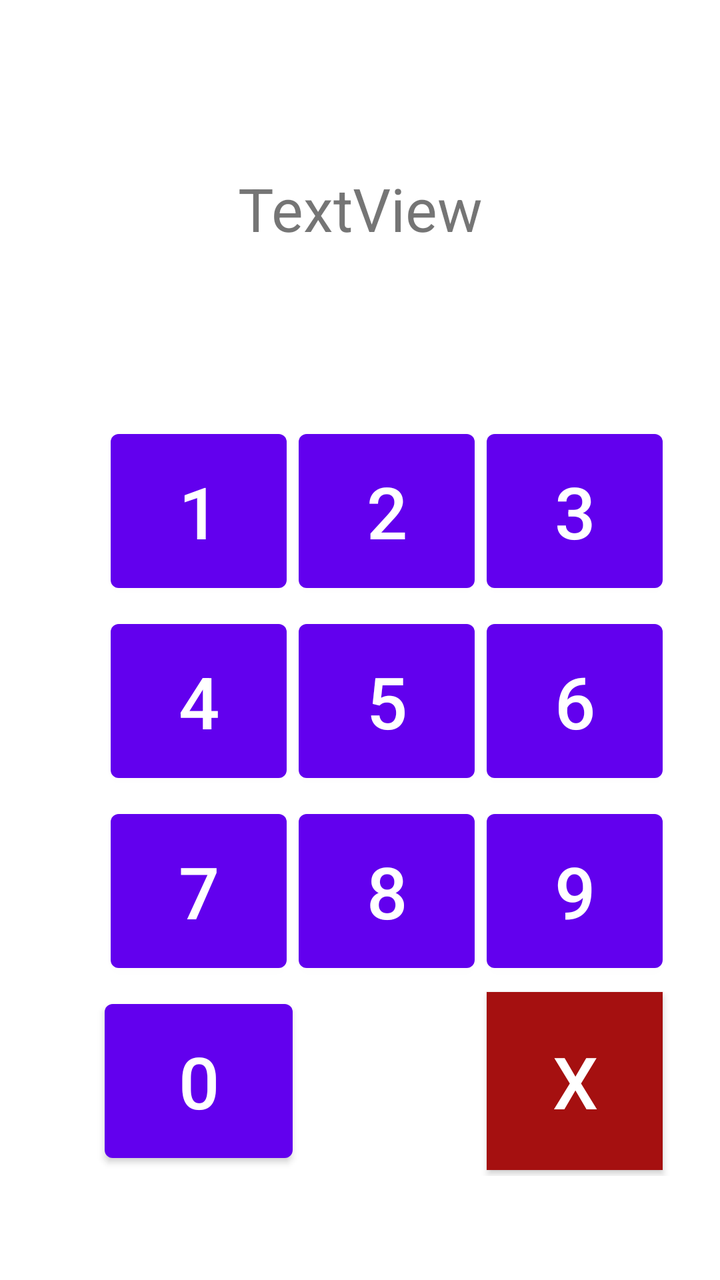
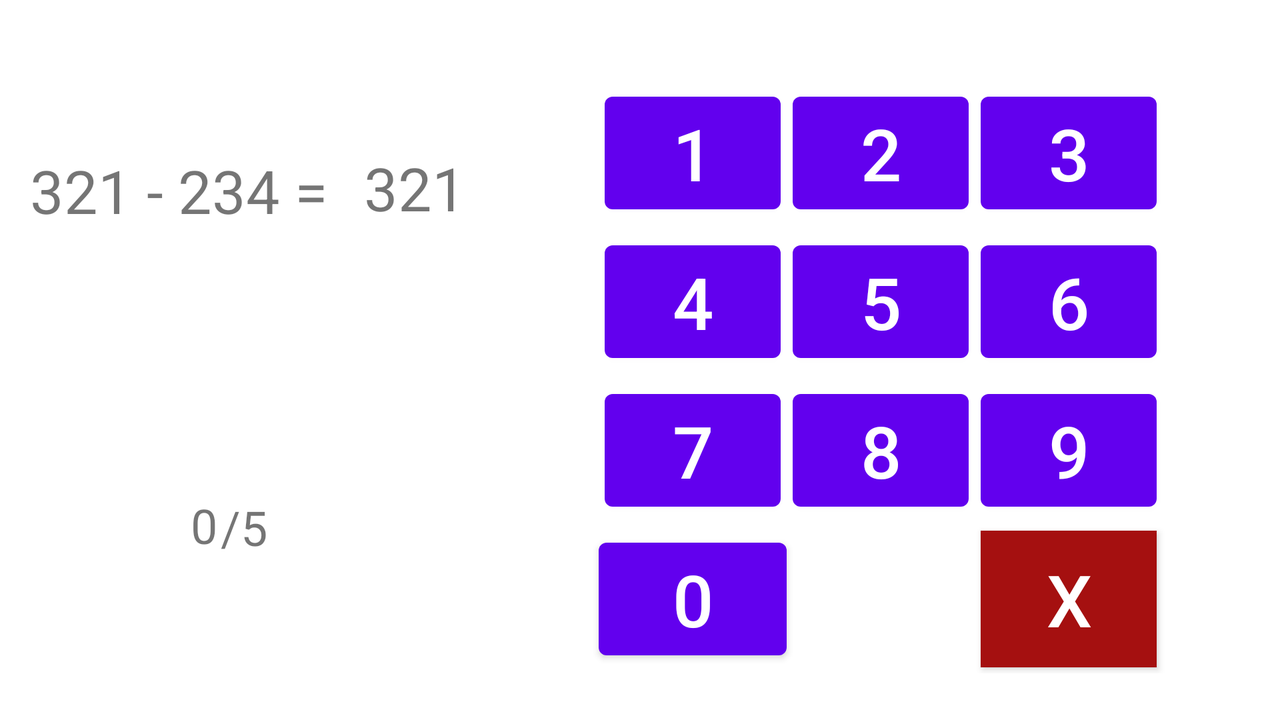

An Android layout and its configuration variant, each rendered on a device that would load it. The default file and the variant file are quoted in full after the pictures.
<!-- AndroidManifest.xml: application theme Theme.ArithmeticsDaily -->
<!-- res/layout/activity_exercise.xml -->
<?xml version="1.0" encoding="utf-8"?>
<androidx.constraintlayout.widget.ConstraintLayout xmlns:android="http://schemas.android.com/apk/res/android"
    xmlns:app="http://schemas.android.com/apk/res-auto"
    xmlns:tools="http://schemas.android.com/tools"
    android:layout_width="match_parent"
    android:layout_height="match_parent"
    tools:context=".ExerciseActivity">

    <TextView
        android:id="@+id/operationText"
        android:layout_width="match_parent"
        android:layout_height="wrap_content"
        android:layout_marginTop="84dp"
        android:gravity="center"
        android:text="TextView"
        android:textSize="30sp"
        app:layout_constraintTop_toTopOf="parent"
        tools:layout_editor_absoluteX="-25dp" />

    <TextView
        android:id="@+id/resultText"
        android:layout_width="match_parent"
        android:layout_height="wrap_content"
        android:gravity="center"
        android:textColor="#FFFFFF"
        android:textSize="30sp"
        app:layout_constraintBottom_toTopOf="@+id/tableLayout"
        app:layout_constraintTop_toBottomOf="@+id/operationText"
        tools:layout_editor_absoluteX="1dp" />

    <TableLayout
        android:id="@+id/tableLayout"
        android:layout_width="417dp"
        android:layout_height="484dp"
        android:gravity="center"
        app:layout_constraintBottom_toBottomOf="parent"
        app:layout_constraintEnd_toEndOf="parent"
        app:layout_constraintHorizontal_bias="0.272"
        app:layout_constraintStart_toStartOf="parent">

        <TableRow
            android:layout_width="match_parent"
            android:layout_height="match_parent"
            android:gravity="center">

            <Button
                android:id="@+id/one"
                android:layout_width="wrap_content"
                android:layout_height="89dp"
                android:layout_margin="3sp"
                android:onClick="onNumberClick"
                android:text="1"
                android:textSize="36sp" />

            <Button
                android:id="@+id/two"
                android:layout_width="wrap_content"
                android:layout_height="89dp"
                android:layout_margin="3sp"
                android:onClick="onNumberClick"
                android:text="2"
                android:textSize="36sp" />

            <Button
                android:id="@+id/three"
                android:layout_width="wrap_content"
                android:layout_height="89dp"
                android:layout_margin="3sp"
                android:onClick="onNumberClick"
                android:text="3"
                android:textSize="36sp" />

        </TableRow>

        <TableRow
            android:layout_width="match_parent"
            android:layout_height="match_parent"
            android:gravity="center">

            <Button
                android:id="@+id/four"
                android:layout_width="wrap_content"
                android:layout_height="match_parent"
                android:layout_margin="3sp"
                android:onClick="onNumberClick"
                android:text="4"
                android:textSize="36sp" />

            <Button
                android:id="@+id/five"
                android:layout_width="wrap_content"
                android:layout_height="89dp"
                android:layout_margin="3sp"
                android:onClick="onNumberClick"
                android:text="5"
                android:textSize="36sp" />

            <Button
                android:id="@+id/six"
                android:layout_width="wrap_content"
                android:layout_height="89dp"
                android:layout_margin="3sp"
                android:onClick="onNumberClick"
                android:text="6"
                android:textSize="36sp" />
        </TableRow>

        <TableRow
            android:layout_width="match_parent"
            android:layout_height="match_parent"
            android:gravity="center">

            <Button
                android:id="@+id/seven"
                android:layout_width="wrap_content"
                android:layout_height="89dp"
                android:layout_margin="3sp"
                android:onClick="onNumberClick"
                android:text="7"
                android:textSize="36sp" />

            <Button
                android:id="@+id/eight"
                android:layout_width="wrap_content"
                android:layout_height="89dp"
                android:layout_margin="3sp"
                android:onClick="onNumberClick"
                android:text="8"
                android:textSize="36sp" />

            <Button
                android:id="@+id/nine"
                android:layout_width="wrap_content"
                android:layout_height="89dp"
                android:layout_margin="3sp"
                android:onClick="onNumberClick"
                android:text="9"
                android:textSize="36sp" />
        </TableRow>

        <TableRow
            android:layout_width="match_parent"
            android:layout_height="match_parent"
            android:gravity="center">

            <Button
                android:id="@+id/zero"
                android:layout_width="wrap_content"
                android:layout_height="89dp"
                android:onClick="onNumberClick"
                android:text="0"
                android:textSize="36sp" />

            <Space
                android:layout_width="wrap_content"
                android:layout_height="wrap_content" />

            <Button
                android:id="@+id/cancel"
                android:layout_width="wrap_content"
                android:layout_height="89dp"
                android:layout_margin="3sp"
                android:background="#CC0E0E"
                android:onClick="onNumberClick"
                android:text="X"
                android:textSize="36sp"
                app:backgroundTint="#A51010" />

        </TableRow>
    </TableLayout>

</androidx.constraintlayout.widget.ConstraintLayout>
<!-- resources referenced by this layout -->
<resources>
  <style name="Theme.ArithmeticsDaily" parent="Theme.MaterialComponents.DayNight.DarkActionBar">
          
          <item name="colorPrimary">@color/purple_500</item>
          <item name="colorPrimaryVariant">@color/purple_700</item>
          <item name="colorOnPrimary">@color/white</item>
          
          <item name="colorSecondary">@color/teal_200</item>
          <item name="colorSecondaryVariant">@color/teal_700</item>
          <item name="colorOnSecondary">@color/black</item>
          
          <item name="android:statusBarColor" tools:targetApi="l">?attr/colorPrimaryVariant</item>
          
      </style>
</resources>
<!-- res/layout-land/activity_exercise.xml (the repository's variant of the layout above) -->
<!-- drawn on the phone turned sideways -->
<?xml version="1.0" encoding="utf-8"?>
<androidx.constraintlayout.widget.ConstraintLayout xmlns:android="http://schemas.android.com/apk/res/android"
    xmlns:app="http://schemas.android.com/apk/res-auto"
    xmlns:tools="http://schemas.android.com/tools"
    android:layout_width="match_parent"
    android:layout_height="match_parent"
    tools:context=".ExerciseActivity">

    <TextView
        android:id="@+id/operationText"
        android:layout_width="wrap_content"
        android:layout_height="wrap_content"
        android:gravity="center"
        android:text="321 - 234 = "
        android:textSize="30sp"
        app:layout_constraintBottom_toBottomOf="parent"
        app:layout_constraintEnd_toStartOf="@+id/tableLayout"
        app:layout_constraintHorizontal_bias="0.17"
        app:layout_constraintStart_toStartOf="parent"
        app:layout_constraintTop_toTopOf="parent"
        app:layout_constraintVertical_bias="0.235" />

    <TextView
        android:id="@+id/resultText"
        android:layout_width="wrap_content"
        android:layout_height="wrap_content"
        android:gravity="center"
        android:textSize="30sp"
        app:layout_constraintBottom_toBottomOf="parent"
        app:layout_constraintEnd_toStartOf="@+id/tableLayout"
        app:layout_constraintStart_toEndOf="@+id/operationText"
        app:layout_constraintTop_toTopOf="parent"
        app:layout_constraintVertical_bias="0.23000002"
        tools:text="321" />

    <TableLayout
        android:id="@+id/tableLayout"
        android:layout_width="393dp"
        android:layout_height="317dp"
        android:gravity="top"
        app:layout_constraintBottom_toBottomOf="parent"
        app:layout_constraintEnd_toEndOf="parent"
        app:layout_constraintHorizontal_bias="0.988"
        app:layout_constraintStart_toStartOf="parent"
        app:layout_constraintTop_toTopOf="parent"
        app:layout_constraintVertical_bias="0.914">

        <TableRow
            android:layout_width="match_parent"
            android:layout_height="match_parent"
            android:gravity="center">

            <Button
                android:id="@+id/one"
                android:layout_width="wrap_content"
                android:layout_height="wrap_content"
                android:layout_margin="3sp"
                android:onClick="onNumberClick"
                android:text="1"
                android:textSize="36sp"
                tools:layout_editor_absoluteX="392dp"
                tools:layout_editor_absoluteY="89dp" />

            <Button
                android:id="@+id/two"
                android:layout_width="wrap_content"
                android:layout_height="wrap_content"
                android:layout_margin="3sp"
                android:onClick="onNumberClick"
                android:text="2"
                android:textSize="36sp"
                tools:layout_editor_absoluteX="487dp"
                tools:layout_editor_absoluteY="89dp" />

            <Button
                android:id="@+id/three"
                android:layout_width="wrap_content"
                android:layout_height="wrap_content"
                android:layout_margin="3sp"
                android:onClick="onNumberClick"
                android:text="3"
                android:textSize="36sp"
                tools:layout_editor_absoluteX="581dp"
                tools:layout_editor_absoluteY="89dp" />

        </TableRow>

        <TableRow
            android:layout_width="match_parent"
            android:layout_height="match_parent"
            android:gravity="center"
            tools:layout_editor_absoluteX="334dp"
            tools:layout_editor_absoluteY="161dp">

            <Button
                android:id="@+id/four"
                android:layout_width="wrap_content"
                android:layout_height="wrap_content"
                android:layout_margin="3sp"
                android:onClick="onNumberClick"
                android:text="4"
                android:textSize="36sp"
                tools:layout_editor_absoluteX="392dp"
                tools:layout_editor_absoluteY="164dp" />

            <Button
                android:id="@+id/five"
                android:layout_width="wrap_content"
                android:layout_height="wrap_content"
                android:layout_margin="3sp"
                android:onClick="onNumberClick"
                android:text="5"
                android:textSize="36sp"
                tools:layout_editor_absoluteX="487dp"
                tools:layout_editor_absoluteY="164dp" />

            <Button
                android:id="@+id/six"
                android:layout_width="wrap_content"
                android:layout_height="wrap_content"
                android:layout_margin="3sp"
                android:onClick="onNumberClick"
                android:text="6"
                android:textSize="36sp"
                tools:layout_editor_absoluteX="581dp"
                tools:layout_editor_absoluteY="164dp" />

        </TableRow>

        <TableRow
            android:layout_width="match_parent"
            android:layout_height="match_parent"
            android:gravity="center"
            tools:layout_editor_absoluteX="334dp"
            tools:layout_editor_absoluteY="235dp">

            <Button
                android:id="@+id/seven"
                android:layout_width="wrap_content"
                android:layout_height="wrap_content"
                android:layout_margin="3sp"
                android:onClick="onNumberClick"
                android:text="7"
                android:textSize="36sp" />

            <Button
                android:id="@+id/eight"
                android:layout_width="wrap_content"
                android:layout_height="wrap_content"
                android:layout_margin="3sp"
                android:onClick="onNumberClick"
                android:text="8"
                android:textSize="36sp" />

            <Button
                android:id="@+id/nine"
                android:layout_width="wrap_content"
                android:layout_height="wrap_content"
                android:layout_margin="3sp"
                android:onClick="onNumberClick"
                android:text="9"
                android:textSize="36sp" />
        </TableRow>

        <TableRow
            android:layout_width="match_parent"
            android:layout_height="match_parent"
            android:gravity="center"
            tools:layout_editor_absoluteX="334dp"
            tools:layout_editor_absoluteY="309dp">

            <Button
                android:id="@+id/zero"
                android:layout_width="wrap_content"
                android:layout_height="wrap_content"
                android:onClick="onNumberClick"
                android:text="0"
                android:textSize="36sp" />

            <Space
                android:layout_width="wrap_content"
                android:layout_height="wrap_content" />

            <Button
                android:id="@+id/cancel"
                android:layout_width="wrap_content"
                android:layout_height="wrap_content"
                android:layout_margin="3sp"
                android:background="#CC0E0E"
                android:onClick="onNumberClick"
                android:text="X"
                android:textSize="36sp"
                app:backgroundTint="#A51010" />

        </TableRow>
    </TableLayout>

    <TextView
        android:id="@+id/nbrCorrectTv"
        android:layout_width="wrap_content"
        android:layout_height="wrap_content"
        android:layout_marginStart="16dp"
        android:layout_marginLeft="16dp"
        android:text="0"
        android:textSize="24sp"
        app:layout_constraintBottom_toBottomOf="parent"
        app:layout_constraintEnd_toStartOf="@+id/nbrOpsTv"
        app:layout_constraintHorizontal_bias="0.98"
        app:layout_constraintStart_toStartOf="parent"
        app:layout_constraintTop_toBottomOf="@+id/resultText"
        app:layout_constraintVertical_bias="0.62" />

    <TextView
        android:id="@+id/nbrOpsTv"
        android:layout_width="wrap_content"
        android:layout_height="wrap_content"
        android:text="/5"
        android:textSize="24sp"
        app:layout_constraintBottom_toBottomOf="parent"
        app:layout_constraintEnd_toStartOf="@+id/tableLayout"
        app:layout_constraintStart_toStartOf="parent"
        app:layout_constraintTop_toBottomOf="@+id/resultText"
        app:layout_constraintVertical_bias="0.624" />

</androidx.constraintlayout.widget.ConstraintLayout>
